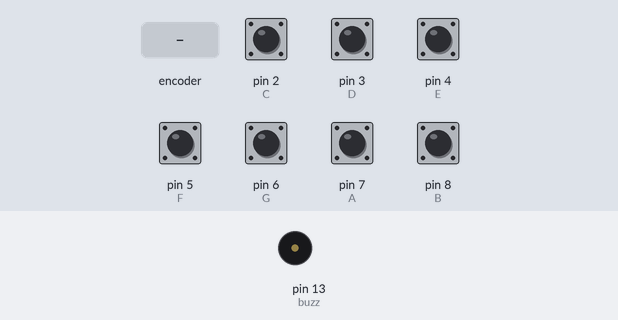
Bench run of a sketch on a simulated Arduino Uno, built with avr-gcc and run on an emulated ATmega328P. Shown: buzzer (waves = sounding). The test bench sets the inputs (shaded band); at power-on: pin 2 (C), pin 3 (D), pin 4 (E), pin 5 (F), pin 6 (G), pin 7 (A), pin 8 (B) HIGH.

Above: at 1.2 s.
1.3 s: rotary encoder on pin 7 (A) / pin 8 (B) turned 3 steps (first pin leading)
At 1.51 s:
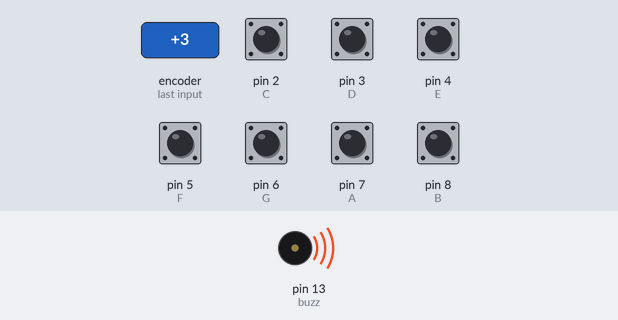
Timing chart, 0 to 4.3 s (numbered marks = the images above; inputs shaded):
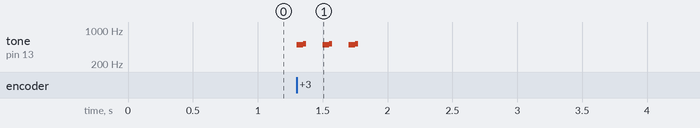

Measured:
- after the input at 1.3 s, tone on pin 13 (buzz): silent → 493 Hz at once, then repeats every 0.20 s: 523 Hz 0.02 s, silent 0.13 s, 493 Hz 0.05 s, until it stays silent from 1.8 s

The sketch:

mini_piano.ino
```cpp
#define T_C 262
#define T_D 294
#define T_E 329
#define T_F 392
#define T_G 440
#define T_A 493
#define T_B 523

const int C = 2;
const int D = 3;
const int E = 4;
const int F = 5;
const int G = 6;
const int A = 7;
const int B = 8;

const int buzz = 13;

void setup()
{
  pinMode(C, INPUT);
  pinMode(D, INPUT);
  pinMode(E, INPUT);
  pinMode(F, INPUT);
  pinMode(G, INPUT);
  pinMode(A, INPUT);
  pinMode(B, INPUT);

  digitalWrite(C, HIGH);
  digitalWrite(D, HIGH);
  digitalWrite(E, HIGH);
  digitalWrite(F, HIGH);
  digitalWrite(G, HIGH);
  digitalWrite(A, HIGH);
  digitalWrite(B, HIGH);

  pinMode(buzz,  INPUT);
}

void loop ()
{
  while(digitalRead(C) == LOW) {
    tone(buzz, T_C);
  }
  while(digitalRead(D) == LOW) {
    tone(buzz, T_D);
  }
  while(digitalRead(E) == LOW) {
    tone(buzz, T_E);
  }
  while(digitalRead(F) == LOW) {
    tone(buzz, T_F);
  }
  while(digitalRead(G) == LOW) {
    tone(buzz, T_G);
  }
  while(digitalRead(A) == LOW) {
    tone(buzz, T_A);
  }
  while(digitalRead(B) == LOW) {
    tone(buzz, T_B);
  }

  noTone(buzz);
}

// notes for twinkle twinkle little star
// CC GG AA G
//FF EE D d C
// G GF F E E D
// GG FF EE D
// CC GG AA G
// FF EE D D C
```
